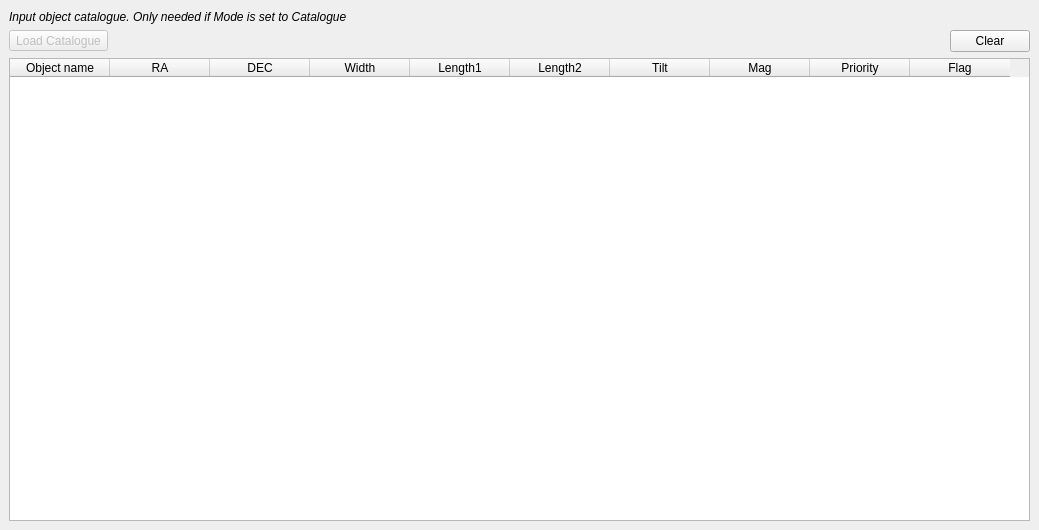
    <widget class="QWidget" name="CatTab">
     <property name="sizePolicy">
      <sizepolicy hsizetype="Expanding" vsizetype="Expanding">
       <horstretch>0</horstretch>
       <verstretch>0</verstretch>
      </sizepolicy>
     </property>
     <attribute name="title">
      <string>  &amp;Catalogue  </string>
     </attribute>
     <widget class="QLabel" name="labelCat_Infotext">
      <property name="geometry">
       <rect>
        <x>9</x>
        <y>9</y>
        <width>928</width>
        <height>16</height>
       </rect>
      </property>
      <property name="font">
       <font>
        <family>Arial</family>
        <pointsize>9</pointsize>
        <italic>true</italic>
       </font>
      </property>
      <property name="text">
       <string>Input object catalogue. Only needed if Mode is set to Catalogue</string>
      </property>
      <property name="wordWrap">
       <bool>true</bool>
      </property>
     </widget>
     <widget class="QWidget" name="layoutWidget">
      <property name="geometry">
       <rect>
        <x>9</x>
        <y>30</y>
        <width>1021</width>
        <height>491</height>
       </rect>
      </property>
      <layout class="QGridLayout" name="gridLayout_5">
       <item row="0" column="0">
        <widget class="QToolButton" name="toolButtonCat_Load">
         <property name="enabled">
          <bool>false</bool>
         </property>
         <property name="text">
          <string>Load Catalogue</string>
         </property>
         <property name="popupMode">
          <enum>QToolButton::InstantPopup</enum>
         </property>
        </widget>
       </item>
       <item row="0" column="1">
        <spacer name="horizontalSpacer_5">
         <property name="orientation">
          <enum>Qt::Horizontal</enum>
         </property>
         <property name="sizeHint" stdset="0">
          <size>
           <width>778</width>
           <height>20</height>
          </size>
         </property>
        </spacer>
       </item>
       <item row="0" column="2">
        <widget class="QPushButton" name="pushButtonCat_Clear">
         <property name="text">
          <string>Clear</string>
         </property>
        </widget>
       </item>
       <item row="1" column="0" colspan="3">
        <widget class="QTableWidget" name="tableWidgetCat">
         <property name="lineWidth">
          <number>2</number>
         </property>
         <property name="rowCount">
          <number>0</number>
         </property>
         <column>
          <property name="text">
           <string>Object name</string>
          </property>
         </column>
         <column>
          <property name="text">
           <string>RA</string>
          </property>
         </column>
         <column>
          <property name="text">
           <string>DEC</string>
          </property>
         </column>
         <column>
          <property name="text">
           <string>Width</string>
          </property>
         </column>
         <column>
          <property name="text">
           <string>Length1</string>
          </property>
         </column>
         <column>
          <property name="text">
           <string>Length2</string>
          </property>
         </column>
         <column>
          <property name="text">
           <string>Tilt</string>
          </property>
         </column>
         <column>
          <property name="text">
           <string>Mag</string>
          </property>
         </column>
         <column>
          <property name="text">
           <string>Priority</string>
          </property>
         </column>
         <column>
          <property name="text">
           <string>Flag</string>
          </property>
         </column>
        </widget>
       </item>
      </layout>
     </widget>
    </widget>
